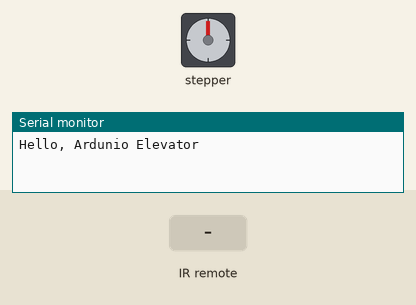
Recording of a program running on a simulated Arduino Uno, built with avr-gcc and run on an emulated ATmega328P. Shown: stepper motor, the last lines printed to the serial monitor. The test bench sets the inputs (shaded band). Stepper angles assume 2048 steps per turn.

Above: at 1.2 s.
1.3 s: infrared code 0xFF18E7 received
At 1.76 s:
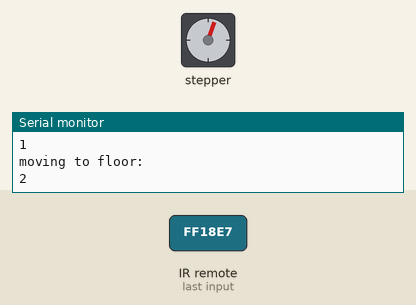
At 2.36 s:
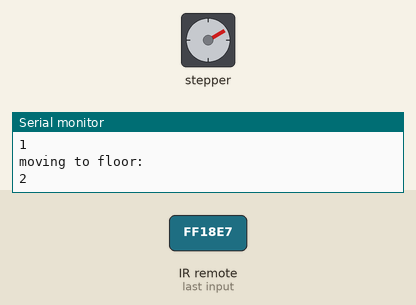
Timing chart, 0 to 13.3 s (numbered marks = the images above; inputs shaded):
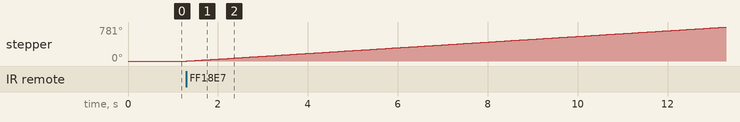

The program:

main.cpp
```cpp
#include <Arduino.h>
#include <Remote.h>
#include <StepperMotorController.h>

const String APP_NAME = "Ardunio Elevator";
const int REMOTE_PIN = 7;
int stepperPins[4] = {8, 9, 10, 11};

// Remote
Remote remote(REMOTE_PIN);

// Stepper Motor Controller
StepperMotorController stepperController(stepperPins, 4.445, 3);

void setup()
{
  Serial.begin(9600);
  remote.enableIRIn();
  Serial.println("Hello, " + APP_NAME);
}

void loop()
{
  // put your main code here, to run repeatedly:
  if (remote.hasValue()) {
    int floor = remote.getValue();
    Serial.println("User selected floor");
    Serial.println(floor);

    int currentFloor = stepperController.getCurrentFloor();

    if (floor > 0 && floor != currentFloor) {
      Serial.println("elevator is on floor:");
      Serial.println(currentFloor);
      Serial.println("moving to floor:");
      Serial.println(floor);
      if (floor < currentFloor) {
        stepperController.downFloors(floor - currentFloor);
      } else {
        stepperController.upFloors(floor - currentFloor);
      }
    }

    delay(500);
    remote.resume();
  }
}
```

Remote.h
```cpp
#ifndef REMOTE_H
#define REMOTE_H

#include <IRremote.h>

class Remote
{
    IRrecv receiver;
    decode_results results;

  protected:
    int convertButtonPressToInt();

  public:
    Remote(const int);
    void enableIRIn();
    bool hasValue();
    int getValue();
    void resume();
};

#endif
```

StepperMotor.h
```cpp
#ifndef STEPPER_MOTOR_H
#define STEPPER_MOTOR_H

#include <Stepper.h>

class StepperMotor
{
  private:
    int stepsPerRev;
    Stepper stepper;
  protected:
    long stepsRequiredForRevolutions(double);
  public:
    StepperMotor(int, int, int[]);
    void setSpeed(long);
    void move(double);
};

#endif
```

StepperMotorController.h
```cpp
#ifndef STEPPER_MOTOR_CONTROLLER_H
#define STEPPER_MOTOR_CONTROLLER_H

#include <StepperMotor.h>

class StepperMotorController
{
  private:
    double floorHeightInRevs;
    int maxFloors;
    StepperMotor stepper;
    bool moving = false;
    int currentFloor = 1;
  protected:
    void setMoving(bool);
    void setCurrentFloor(int);
    void moveToFloor(double);
  public:
    StepperMotorController(int[], double, int);
    bool isMoving();
    int getCurrentFloor();
    void upFloors(int);
    void downFloors(int);
    void reset();
};

#endif
```

Remote.cpp
```cpp
#include <Remote.h>
#include <IRremote.h>

// Constructor
Remote::Remote(const int pin)
  : receiver{pin}
{
  decode_results results;
}

// Start consuming IR signals
void Remote::enableIRIn()
{
  receiver.enableIRIn();
}

bool Remote::hasValue()
{
  return receiver.decode(&results);
}

// Get the number button pressed if there was one otherwise return null
int Remote::getValue()
{
  return convertButtonPressToInt();
}

// Consume the next IR signal
void Remote::resume()
{
  receiver.resume();
}

int Remote::convertButtonPressToInt()
{
  switch(results.value) {
    case 0xFF30CF: return 1;
    case 0xFF18E7: return 2;
    case 0xFF7A85: return 3;
    case 0xFF10EF: return 4;
    case 0xFF38C7: return 5;
    case 0xFF5AA5: return 6;
    case 0xFF42BD: return 7;
    case 0xFF4AB5: return 8;
    case 0xFF52AD: return 9;
    default: return 0;
  }
}
```

StepperMotor.cpp
```cpp
#include <StepperMotor.h>
#include <Stepper.h>

// Constructor
StepperMotor::StepperMotor(int motorSteps, int gearReduction, int pins[])
  : stepsPerRev{ gearReduction * motorSteps }
  , stepper{ Stepper(motorSteps, pins[0], pins[2], pins[1], pins[3]) }
 {
 }

void StepperMotor::setSpeed(long speed)
{
  stepper.setSpeed(speed);
}

void StepperMotor::move(double revolutions)
{
  long steps = stepsRequiredForRevolutions(revolutions);
  stepper.step(steps);
}

long StepperMotor::stepsRequiredForRevolutions(double revolutions)
{
  return (long) revolutions * stepsPerRev;
}
```

StepperMotorController.cpp
```cpp
#include<StepperMotorController.h>
#include<StepperMotor.h>

const int MOVE_SPEED = 700;
const int LEVELING_SPEED = 200;
const double LEVELING_REVS = 1;

StepperMotorController::StepperMotorController(int pins[], double floorHeightInRevs, int maxFloors)
  : floorHeightInRevs(floorHeightInRevs)
  , maxFloors(maxFloors), stepper(32, 64, pins)
{
}

bool StepperMotorController::isMoving()
{
  return moving;
}

void StepperMotorController::reset()
{
  // TODO: Implement proximity switch to know when car is at first floor
  currentFloor = 1;
  setMoving(false);
}

// TODO: Implement up by revs
void StepperMotorController::upFloors(int numFloors)
{
  if (numFloors > 0 && !isMoving()) {
    if (currentFloor + numFloors <= maxFloors) {
      moveToFloor(numFloors * floorHeightInRevs);
      setCurrentFloor(currentFloor + numFloors);
    }
  }
}

// TODO: Implement down by revs
void StepperMotorController::downFloors(int numFloors)
{
  if (numFloors < 0 && !isMoving()) {
    if (currentFloor + numFloors >= 1) {
      moveToFloor(numFloors * floorHeightInRevs);
      setCurrentFloor(currentFloor + numFloors);
    }
  }
}

// TODO: Implement move by revs
void StepperMotorController::moveToFloor(double revolutions)
{
  double slowRevs = LEVELING_REVS;

  if (revolutions < 0) {
    slowRevs = -LEVELING_REVS;
  }

  setMoving(true);

  // Move car
  stepper.setSpeed(MOVE_SPEED);
  stepper.move(revolutions - slowRevs);
  // Level car
  stepper.setSpeed(LEVELING_SPEED);
  stepper.move(slowRevs);

  setMoving(false);
}

void StepperMotorController::setMoving(bool movin)
{
  moving = movin;
}

int StepperMotorController::getCurrentFloor()
{
  return currentFloor;
}

void StepperMotorController::setCurrentFloor(int floor)
{
  if (floor > 0 && floor <= maxFloors) {
    currentFloor = floor;
  }
}
```

Measured:
- after the input at 1.3 s, stepper: keeps turning clockwise at about 65°/s, starting at once
